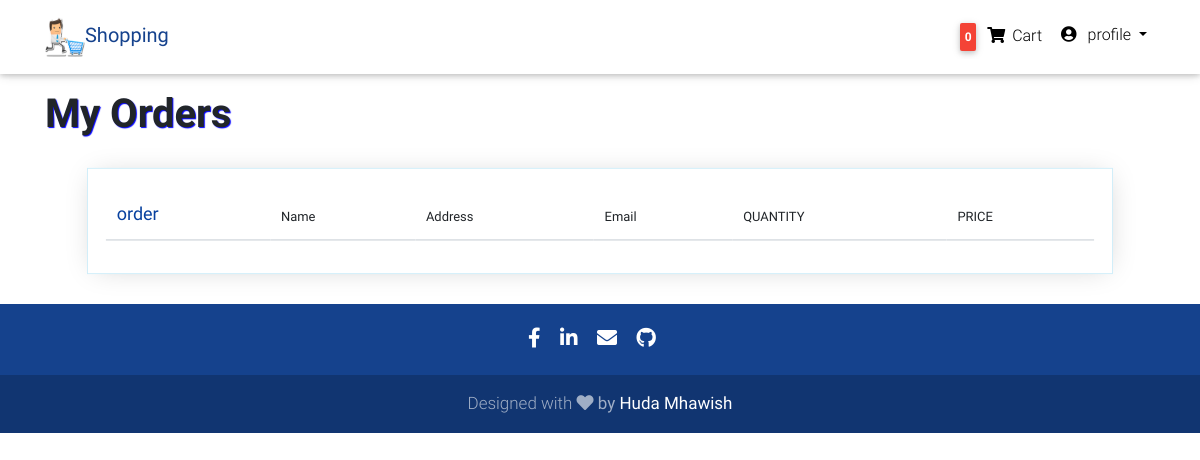
/orders/my_order/ (signed in), run on an earlier commit of the app's database.
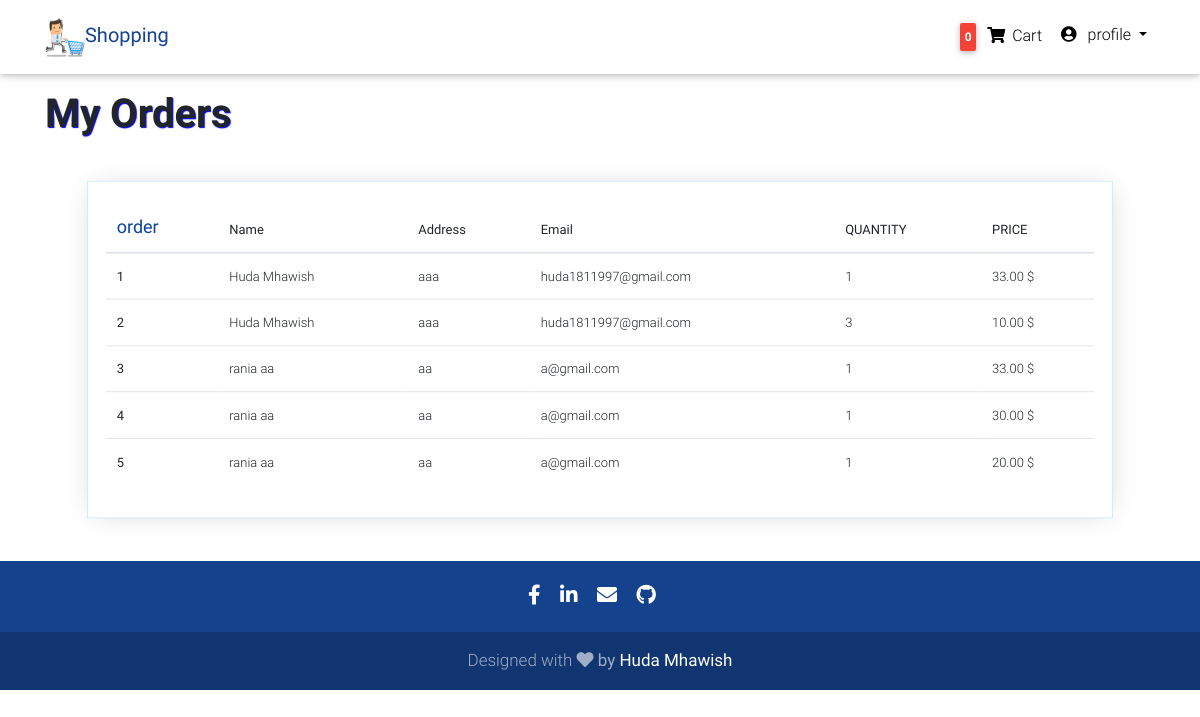
And on a later commit of the database.
### orders/models.py (models this page shows, shortened)
class OrderItem(models.Model):
    order = models.ForeignKey(Order,related_name='order_items',on_delete=models.CASCADE)
    product = models.ForeignKey(Product,related_name='order_items',on_delete=models.CASCADE)
    price = models.DecimalField(max_digits=10,decimal_places=2)
    quantity = models.PositiveIntegerField(default=1)
    created_by = models.ForeignKey(User, related_name='order_items', on_delete=models.CASCADE)
    class Meta:
        verbose_name = "OrderItem"
        verbose_name_plural = "OrderItems"

class Order(models.Model):
    first_name = models.CharField(max_length=50)
    last_name = models.CharField(max_length=50)
    email = models.EmailField()
    address = models.CharField(max_length=250)
    postal_code = models.CharField(max_length=50)
    city = models.CharField(max_length=50)
    created = models.DateTimeField(auto_now_add=True)
    updated = models.DateTimeField(auto_now=True)
    paid = models.BooleanField(default=False)
    class Meta:
        ordering = ('-created',)
        verbose_name = "order"
        verbose_name_plural = "orders"

### orders/views.py (the view)
# urls.py: path('my_order/', views.my_order, name='my_order'),
def my_order(request):
    created_by = request.user
    orders = OrderItem.objects.filter(created_by=created_by)
    context = {
        'orders': orders,
    }
    return render(request,'order/my_order.html',context)

### cart/cart.py (called while the page is built)
    def __len__(self):
        return sum(item['quantity'] for item in self.cart.values())

### cart/context_processor.py (called while the page is built)
def cart(request):
    return {'cart': Cart(request)}

### myapp/context_processor.py (called while the page is built)
def menu_categories(request):
    categories = Category.objects.filter(CATParent=None)
    return {'menu_categories': categories}

### orders/templates/order/my_order.html (shortened to what this page needs)
{% extends "base.html" %}
{% block content %}
    <div class="container" style="margin-top:90px;">
       <h1 class="mt-5 mb-4" style="
                                  font-weight:bold;
                                  text-shadow: 1px 1px 1px #00F;">My Orders</h1>
            <div class="row order">
                <table class="table">
                <thead>
                  <tr>
                    <th scope="col" style="color:#08419f;font-size:20px;">order</th>
                    <th scope="col">Name</th>
                    <th scope="col">Address</th>
                    <th scope="col">Email</th>
                    <th scope="col">QUANTITY</th>
                    <th scope="col">PRICE</th>
                  </tr>
                </thead>
                <tbody>
                {% for order in orders %}
                  <tr>
                    <th scope="row">{{order.id}}</th>
                    <td>{{order.order.first_name}} {{order.order.last_name}}</td>
                    <td>{{order.order.address}}</td>
                    <td>{{order.order.email}}</td>
                    <td>{{order.quantity}}</td>
                    <td>{{order.price}} $</td>
                  </tr>
                {% endfor %}
                </tbody>
              </table>
            </div>
		</div>
{% endblock content %}

What changed in the data, as far as the page shows it:
added OrderItem: id "1", order.first_name "Huda", order.last_name "Mhawish", order.address "aaa", order.email "huda1811997@gmail.com", quantity "1", price "33.00"
added OrderItem: id "2", order.first_name "Huda", order.last_name "Mhawish", order.address "aaa", order.email "huda1811997@gmail.com", quantity "3", price "10.00"
added OrderItem: id "3", order.first_name "rania", order.last_name "aa", order.address "aa", order.email "a@gmail.com", quantity "1", price "33.00"
added OrderItem: id "4", order.first_name "rania", order.last_name "aa", order.address "aa", order.email "a@gmail.com", quantity "1", price "30.00"
added OrderItem: id "5", order.first_name "rania", order.last_name "aa", order.address "aa", order.email "a@gmail.com", quantity "1", price "20.00"
